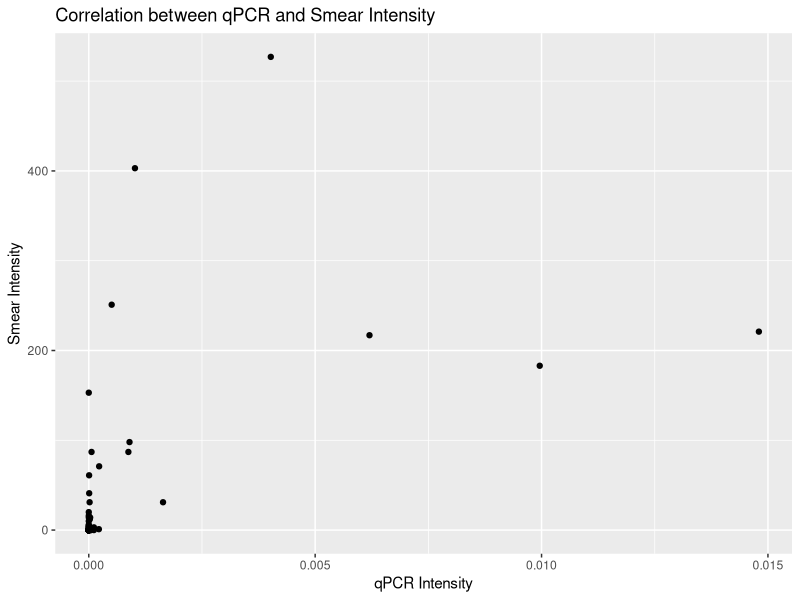

R code for this plot:
## ---- chunk 1
knitr::opts_chunk$set(echo = TRUE)
## ---- chunk 2
library(readxl) #read_excel function
library(ggplot2)
## ---- chunk 3
data <- read_excel("Data_Parasite detection and quantification.xlsx")
## ---- chunk 4
tabCont=table(data$qPCR,data$Smear)
tabCont_marg <- addmargins(tabCont)
colnames(tabCont_marg) <- c("Smear:INF", "Smear:UNINF","Sum")
rownames(tabCont_marg) <- c("qPCR:INF", "qPCR:UNINF","Sum")
print(tabCont_marg)
## ---- chunk 5
mcnemar.test(tabCont)
## ---- chunk 6
data_corr <- read_excel("Data_Parasite detection and quantification_correlation.xlsx")
data_corr$Ratio_qPCR <- as.numeric(data_corr$Ratio_qPCR)
data_corr$Smears_number <- as.numeric(data_corr$Smears_number)
## ---- chunk 7
ggplot(data_corr, aes(x = Ratio_qPCR, y = Smears_number)) +
  geom_point() +
  labs(title = "Correlation between qPCR and Smear Intensity",
       x = "qPCR Intensity",
       y = "Smear Intensity")
## ---- chunk 8
shapiro.test(data_corr$Ratio_qPCR)
shapiro.test(data_corr$Smears_number)
## ---- chunk 9
cor.test(data_corr$Ratio_qPCR, data_corr$Smears_number, method = "spearman")
